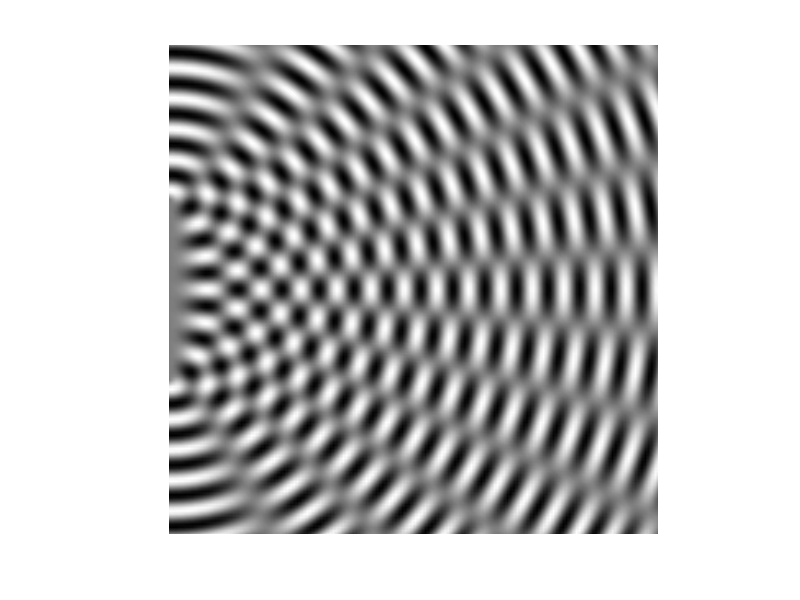

The MATLAB source for this figure:
%waveinterfernce
%Taken from website of Paul Nylander
%http://nylander.wordpress.com/category/physics/waves/
%This interference pattern is the superposition of two wave sources, such
%as light passing through two narrow slits.
total = 150; %size of grid
a = linspace(0,16,total);
b = linspace(-8,8,total); 
[x,y] = meshgrid(a,b);
%M = moviein(150);
cmap = colormap(gray);
t = 7;
U = 2*pi*sqrt(x.^2 + (y - 3).^2);
V = 2*pi*sqrt(x.^2 + (y + 3).^2);
while t >= 0
    zval = sin(U + 2*pi*t) + sin(V + 2*pi*t);
    h = pcolor(zval);
    shading interp
    axis square off
    drawnow
    %M(:,n)=getframe;
    t = t-0.1;
end

%movie2avi(M,'interfere.avi','quality',100,'compression','Indeo5')
